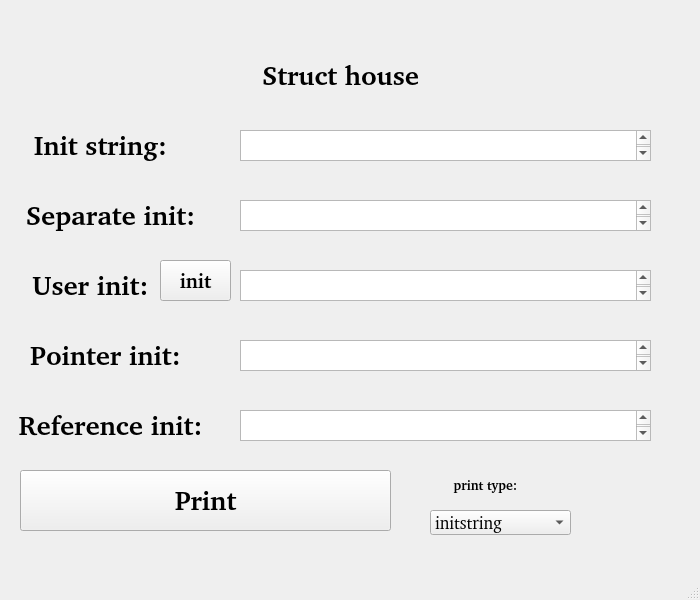
<?xml version="1.0" encoding="UTF-8"?>
<ui version="4.0">
 <class>MainWindow</class>
 <widget class="QMainWindow" name="MainWindow">
  <property name="geometry">
   <rect>
    <x>0</x>
    <y>0</y>
    <width>700</width>
    <height>600</height>
   </rect>
  </property>
  <property name="sizePolicy">
   <sizepolicy hsizetype="Fixed" vsizetype="Fixed">
    <horstretch>0</horstretch>
    <verstretch>0</verstretch>
   </sizepolicy>
  </property>
  <property name="maximumSize">
   <size>
    <width>700</width>
    <height>600</height>
   </size>
  </property>
  <property name="windowTitle">
   <string>MainWindow</string>
  </property>
  <widget class="QWidget" name="centralwidget">
   <widget class="QLabel" name="label">
    <property name="geometry">
     <rect>
      <x>250</x>
      <y>50</y>
      <width>181</width>
      <height>51</height>
     </rect>
    </property>
    <property name="font">
     <font>
      <family>Bitstream Charter</family>
      <pointsize>20</pointsize>
      <bold>true</bold>
     </font>
    </property>
    <property name="text">
     <string>Struct house</string>
    </property>
    <property name="alignment">
     <set>Qt::AlignCenter</set>
    </property>
   </widget>
   <widget class="QLabel" name="label_2">
    <property name="geometry">
     <rect>
      <x>10</x>
      <y>120</y>
      <width>181</width>
      <height>51</height>
     </rect>
    </property>
    <property name="font">
     <font>
      <family>Bitstream Charter</family>
      <pointsize>20</pointsize>
      <bold>true</bold>
     </font>
    </property>
    <property name="text">
     <string>Init string:</string>
    </property>
    <property name="alignment">
     <set>Qt::AlignCenter</set>
    </property>
   </widget>
   <widget class="QLabel" name="label_3">
    <property name="geometry">
     <rect>
      <x>20</x>
      <y>190</y>
      <width>181</width>
      <height>51</height>
     </rect>
    </property>
    <property name="font">
     <font>
      <family>Bitstream Charter</family>
      <pointsize>20</pointsize>
      <bold>true</bold>
     </font>
    </property>
    <property name="text">
     <string>Separate init:</string>
    </property>
    <property name="alignment">
     <set>Qt::AlignCenter</set>
    </property>
   </widget>
   <widget class="QLabel" name="label_4">
    <property name="geometry">
     <rect>
      <x>20</x>
      <y>260</y>
      <width>141</width>
      <height>51</height>
     </rect>
    </property>
    <property name="font">
     <font>
      <family>Bitstream Charter</family>
      <pointsize>20</pointsize>
      <bold>true</bold>
     </font>
    </property>
    <property name="text">
     <string>User init:</string>
    </property>
    <property name="alignment">
     <set>Qt::AlignCenter</set>
    </property>
   </widget>
   <widget class="QPushButton" name="initButton">
    <property name="geometry">
     <rect>
      <x>160</x>
      <y>260</y>
      <width>71</width>
      <height>41</height>
     </rect>
    </property>
    <property name="font">
     <font>
      <family>Bitstream Charter</family>
      <pointsize>15</pointsize>
      <bold>true</bold>
     </font>
    </property>
    <property name="text">
     <string>init</string>
    </property>
   </widget>
   <widget class="QTextBrowser" name="initBrowser">
    <property name="geometry">
     <rect>
      <x>240</x>
      <y>270</y>
      <width>411</width>
      <height>31</height>
     </rect>
    </property>
    <property name="font">
     <font>
      <family>Noto Sans Avestan</family>
      <pointsize>12</pointsize>
     </font>
    </property>
   </widget>
   <widget class="QTextBrowser" name="separateinitBrowser">
    <property name="geometry">
     <rect>
      <x>240</x>
      <y>200</y>
      <width>411</width>
      <height>31</height>
     </rect>
    </property>
    <property name="font">
     <font>
      <family>Noto Sans Avestan</family>
      <pointsize>12</pointsize>
     </font>
    </property>
   </widget>
   <widget class="QTextBrowser" name="initstringBrowser">
    <property name="geometry">
     <rect>
      <x>240</x>
      <y>130</y>
      <width>411</width>
      <height>31</height>
     </rect>
    </property>
    <property name="font">
     <font>
      <family>Noto Sans Avestan</family>
      <pointsize>12</pointsize>
     </font>
    </property>
   </widget>
   <widget class="QLabel" name="label_5">
    <property name="geometry">
     <rect>
      <x>20</x>
      <y>330</y>
      <width>171</width>
      <height>51</height>
     </rect>
    </property>
    <property name="font">
     <font>
      <family>Bitstream Charter</family>
      <pointsize>20</pointsize>
      <bold>true</bold>
     </font>
    </property>
    <property name="text">
     <string>Pointer init:</string>
    </property>
    <property name="alignment">
     <set>Qt::AlignCenter</set>
    </property>
   </widget>
   <widget class="QTextBrowser" name="pointerBrowser">
    <property name="geometry">
     <rect>
      <x>240</x>
      <y>340</y>
      <width>411</width>
      <height>31</height>
     </rect>
    </property>
    <property name="font">
     <font>
      <family>Noto Sans Avestan</family>
      <pointsize>12</pointsize>
     </font>
    </property>
   </widget>
   <widget class="QLabel" name="label_6">
    <property name="geometry">
     <rect>
      <x>10</x>
      <y>400</y>
      <width>201</width>
      <height>51</height>
     </rect>
    </property>
    <property name="font">
     <font>
      <family>Bitstream Charter</family>
      <pointsize>20</pointsize>
      <bold>true</bold>
     </font>
    </property>
    <property name="text">
     <string>Reference init:</string>
    </property>
    <property name="alignment">
     <set>Qt::AlignCenter</set>
    </property>
   </widget>
   <widget class="QTextBrowser" name="referenceBrowser">
    <property name="geometry">
     <rect>
      <x>240</x>
      <y>410</y>
      <width>411</width>
      <height>31</height>
     </rect>
    </property>
    <property name="font">
     <font>
      <family>Noto Sans Avestan</family>
      <pointsize>12</pointsize>
     </font>
    </property>
   </widget>
   <widget class="QPushButton" name="printButton">
    <property name="geometry">
     <rect>
      <x>20</x>
      <y>470</y>
      <width>371</width>
      <height>61</height>
     </rect>
    </property>
    <property name="font">
     <font>
      <family>Bitstream Charter</family>
      <pointsize>20</pointsize>
      <bold>true</bold>
     </font>
    </property>
    <property name="text">
     <string>Print</string>
    </property>
   </widget>
   <widget class="QLabel" name="label_7">
    <property name="geometry">
     <rect>
      <x>410</x>
      <y>470</y>
      <width>151</width>
      <height>31</height>
     </rect>
    </property>
    <property name="font">
     <font>
      <family>Bitstream Charter</family>
      <pointsize>10</pointsize>
      <bold>true</bold>
     </font>
    </property>
    <property name="text">
     <string>print type:</string>
    </property>
    <property name="alignment">
     <set>Qt::AlignCenter</set>
    </property>
   </widget>
   <widget class="QComboBox" name="comboBox">
    <property name="geometry">
     <rect>
      <x>430</x>
      <y>510</y>
      <width>141</width>
      <height>25</height>
     </rect>
    </property>
    <property name="font">
     <font>
      <family>Bitstream Charter</family>
      <pointsize>13</pointsize>
     </font>
    </property>
    <item>
     <property name="text">
      <string>initstring</string>
     </property>
    </item>
    <item>
     <property name="text">
      <string>pointerInit</string>
     </property>
    </item>
    <item>
     <property name="text">
      <string>referenceInit</string>
     </property>
    </item>
    <item>
     <property name="text">
      <string>userInit</string>
     </property>
    </item>
    <item>
     <property name="text">
      <string>separateInit</string>
     </property>
    </item>
   </widget>
  </widget>
  <widget class="QMenuBar" name="menubar">
   <property name="geometry">
    <rect>
     <x>0</x>
     <y>0</y>
     <width>700</width>
     <height>22</height>
    </rect>
   </property>
  </widget>
  <widget class="QStatusBar" name="statusbar"/>
 </widget>
 <resources/>
 <connections/>
</ui>
